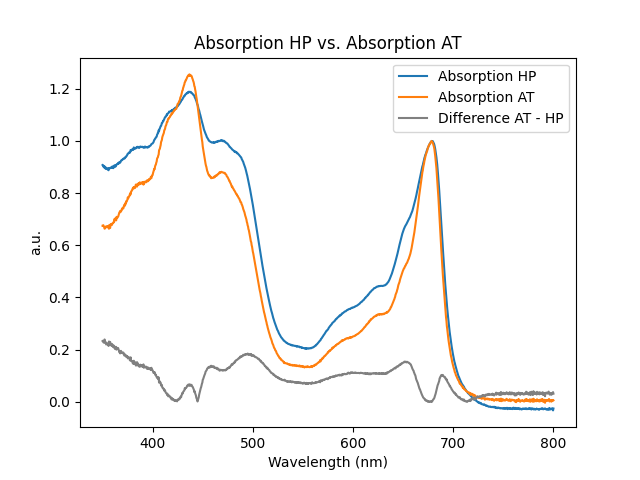

Write Python code to recreate this figure.
# paketten importeren
import csv
import matplotlib.pyplot as plt

### LIJSTEN
rownumber = 0
wv_abs = []
absHP = []
absAT = []

# Verkrijg data uit excel bestand
with open('Graph2.csv', newline='') as csvfile:
    reader = csv.reader(csvfile, delimiter=';')
    next(reader)  # Slaat de kopregel over

    for row in reader:
        rownumber += 1
        if rownumber > 0:
            # Verander elke komma in punt en string --> float
            wv_abs_corrected = float(row[0].replace(',', '.'))
            absHP_corrected = float(row[1].replace(',', '.'))
            absAT_corrected = float(row[2].replace(',', '.'))
        
        wv_abs.append(wv_abs_corrected)
        absHP.append(absHP_corrected)
        absAT.append(absAT_corrected)

# Normaliseer de waarden op het tweede maximum
max_absHP = 0.499314457
max_absAT = 0.236148804
absHP_norm = [x / max_absHP for x in absHP]
absAT_norm = [x / max_absAT for x in absAT]

verschil = [abs(a - b) for a, b in zip(absAT_norm, absHP_norm)]

# Plot grafiek
plt.figure()
plt.plot(wv_abs, absHP_norm, label = 'Absorption HP')
plt.plot(wv_abs, absAT_norm, label = 'Absorption AT')
plt.plot(wv_abs, verschil, color = 'grey', label = 'Difference AT - HP')
plt.xlabel('Wavelength (nm)')
plt.ylabel('a.u.')
plt.title('Absorption HP vs. Absorption AT')
plt.legend()
plt.savefig('Graph2.png')
plt.show()